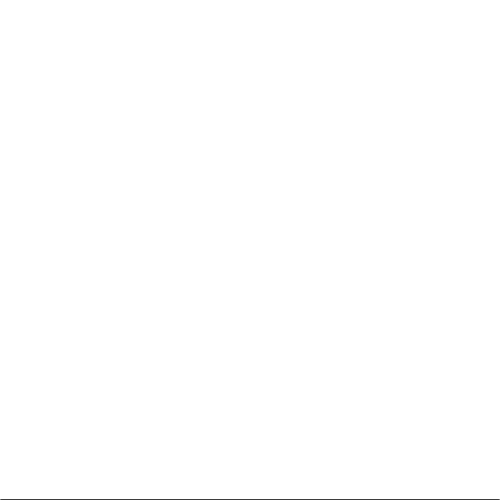
Frame 1 (no input)
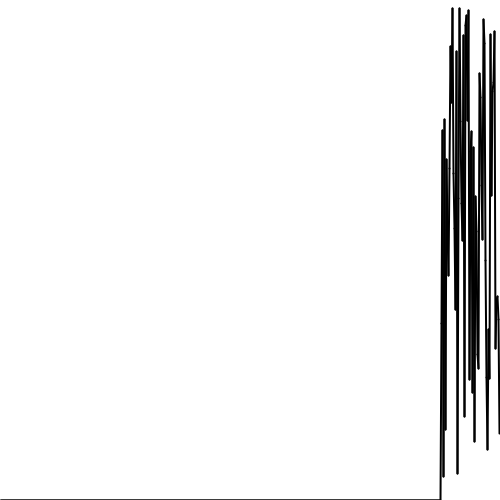
Frame 60 (the mouse pressed at the canvas centre just before this capture)
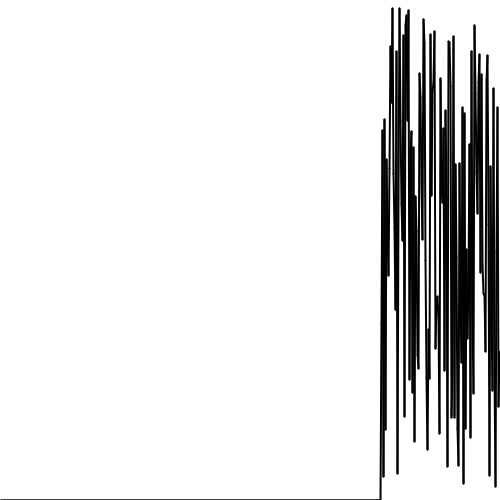
Frame 120 (the mouse held since frame 60 and released just before this capture)

The Processing sketch that drew these frames (run headless with seeded random() and noise(); from frame 60 on, the mouse is pressed at the canvas centre):

// Processing sketch: processing_164389
// ── processing_164389.pde

int[] population = {37239000, 26746000, 22868000,
                    22826000, 21766000, 21241000,
                    20877000,20673000, 20568000,
                    20032000};

String[] name = {"Tokyo", "Jakarta", "Seoul",
                 "Delhi", "Shanghai", "Manila",
                 "Karachi", "New York", "Sao Paulo",
                 "Mexico City"};

float hMargin = 100;
float vMargin = 100;

void setup(){
  size(500, 500);
  colorMode(HSB);
  population = new int[width];
  for (int i = 0; i < population.length; i++) {
    population[i] = int(height);
}

}

void draw(){
    background(255);
  
  for (int i=0; i<population.length-1; i++){
    stroke(0);
    strokeWeight(2);
    line(i,population[i],i+1,population[i+1]);
  }
  
  for (int i = 0; i < population.length-1; i++) {
    population[i] = population[i+1]; 
  }
  population[population .length-1] = round(random(height));

}

  
